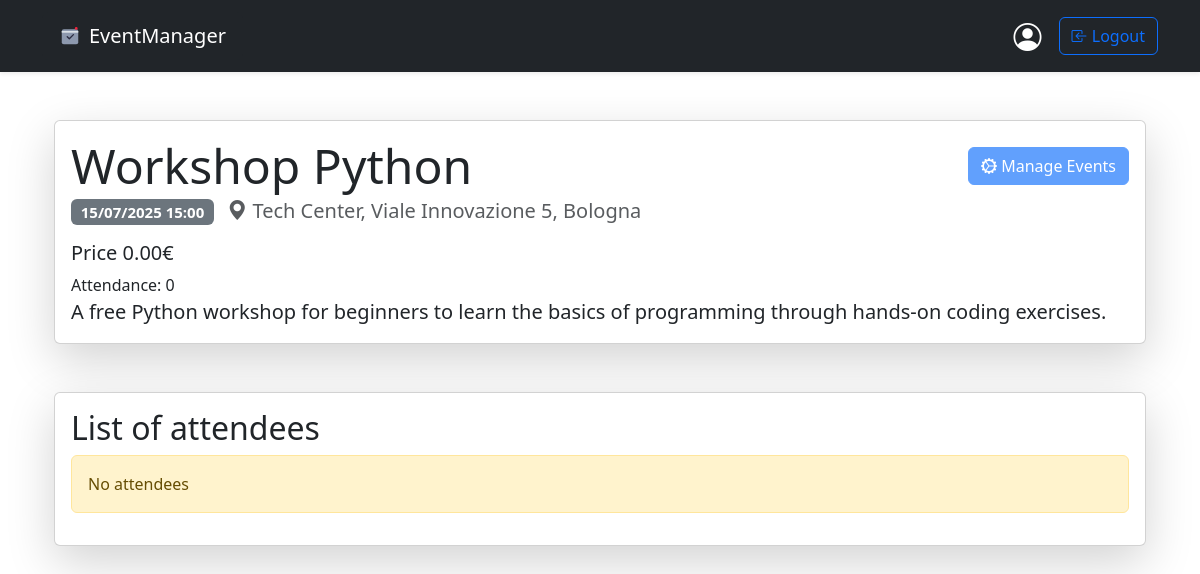
The page /events/2 (signed in) on the database as committed earlier.
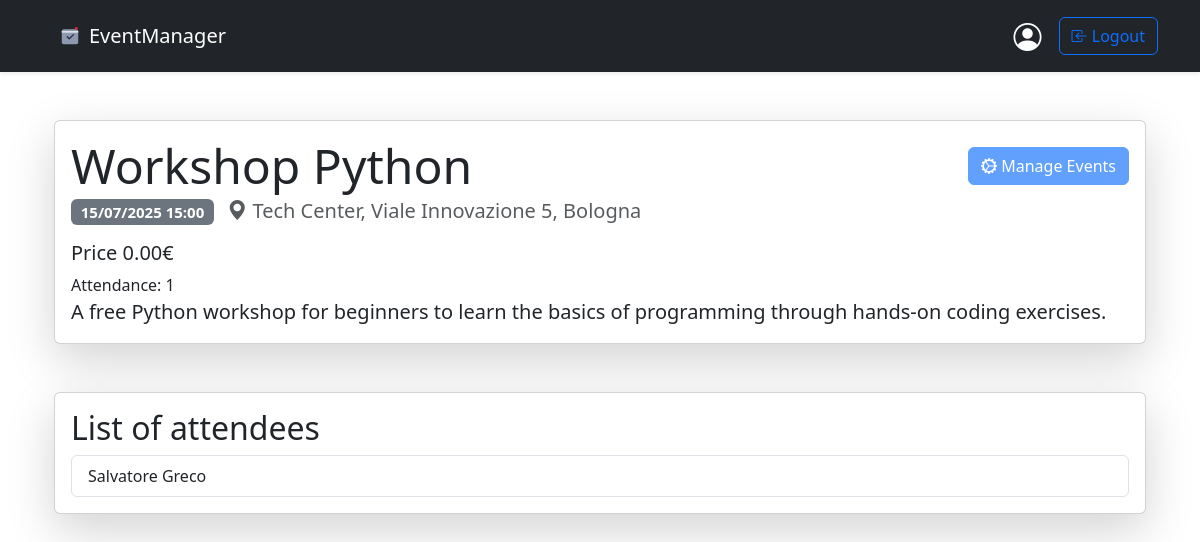
The same page on the database as committed later.
### users/models.py (models this page shows)
class CustomUser(AbstractUser):
    is_organizer = models.BooleanField(default=False) # Default is attendee
    objects = CustomUserManager()

### events/views.py (the view, shortened to what this page needs)
# urls.py: path("<int:id>", views.event_details_view, name='event-details'),
def event_details_view(request, id: int) -> HttpResponse:
    user = request.user
    event = get_object_or_404(Events, id=id)
    event.disabled = event.date < now()
    registered = False
    display_toast = False
    attendees = None
    attendance = event.event_registration.count()
    if request.method == 'GET':
        for ev_user in event.event_registration.all():
            if ev_user.id == user.id:
                registered = True
        if request.user.is_authenticated and request.user.is_organizer and request.user.id == event.organizer_id_id:
            attendees = event.event_registration.all()
    context = {
        'event': event,
        'registered': registered,
        'toast': display_toast,
        'attendance': attendance,
        'attendees': attendees
    }
    return render(request, 'event-details.html', context=context)

### templates/event-details.html (shortened to what this page needs)
{% extends 'base.html' %}
{% load events_extras %}
{% block content %}
    <div class="container mt-5">
        <div class="card shadow-lg">
            <div class="card-body">
                <div class="d-flex flex-row justify-content-between align-items-center mb-2">
                    <h1 class="card-title display-5 mb-0">{{ event.name }}</h1>
                    {% if perms.events.change_events and user.id == event.organizer_id_id %}
                        <a href="{% url 'events:organizer-manage' event.id %}" class="btn btn-primary flex-shrink-0 {% if event.disabled %}disabled{% endif %}"><i class="bi bi-gear-wide-connected"></i> Manage Events</a>
                    {% endif %}
                </div>
                <h5 class="card-subtitle mb-3 text-body-secondary">
                    <span class="badge bg-secondary">{{ event.date }}</span>
                    <span class="ms-2"><i class="bi bi-geo-alt-fill"></i> {{ event.place_name }}, {{ event.place_address }}</span>
                </h5>
                <h5>Price {{ event.price }}€</h5>
                <span>Attendance: {{ attendance }}</span>
                <p class="card-text fs-5">{{ event.description }}</p>
            </div>
        </div>
        {% if user.is_organizer %}
            <div class="card shadow-lg mt-5">
                <div class="card-body">
                    <h2>List of attendees</h2>
                    <ul class="list-group">
                    {% if attendees %}
                        {% for attendee in attendees %}
                            <li class="list-group-item">{{ attendee.first_name }} {{ attendee.last_name }}</li>
                        {% endfor %}
                    {% else %}
                        <div class="alert alert-warning">No attendees</div>
                    {% endif %}
                    </ul>
                </div>
            </div>
        {% endif %}
    </div>
{% endblock %}

Rows that differ between the two databases and show on the page:
now on this page (row edited): CustomUser: first_name "Salvatore", last_name "Greco"
Other text that changed with them:
{{ attendance }}: "0" → "1"
text no longer shown: "No attendees"
